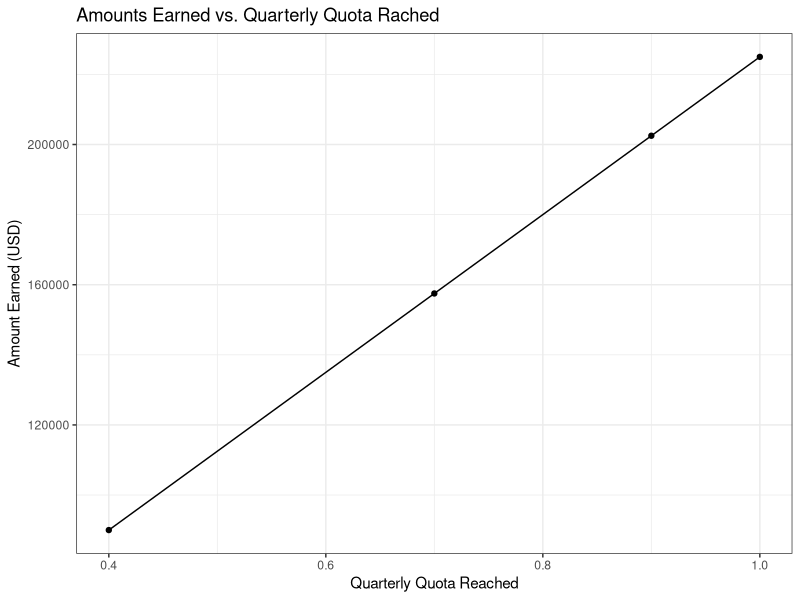
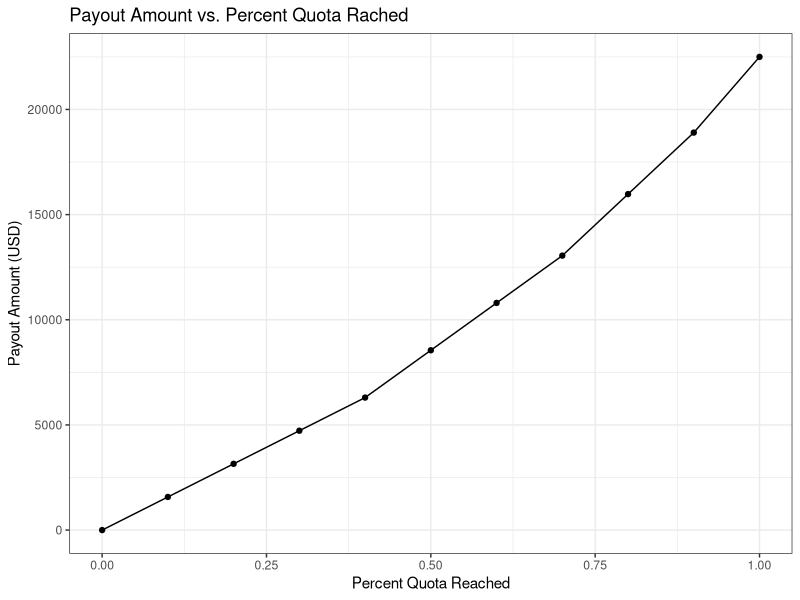

Generate these figures, in order, with R:
## ---- chunk 1
pct_quota = c(.40,.30,.20,.10)
all_quota = cumsum(pct_quota)
pct_earned = c(.07,.10,.13,.16)

q_earnings = 225000*pct_quota
q_payout = 225000*pct_quota*pct_earned

all_earnings = cumsum(q_earnings)
all_payout = cumsum(q_payout)

df <- data.frame(pct_quota,pct_earned,q_earnings,q_payout, 
                 all_quota, all_earnings, all_payout)
df
## ---- chunk 2
payout_earned <- function(frac){
  # this computes payout values
  if (frac <= .40) {
    amount <- 225000*frac*df$pct_earned[1]
  } else if (frac <= .70) {
    amount <- df$all_payout[1] + 225000*(frac-df$all_quota[1])*df$pct_earned[2]
  } else if (frac <= .90) {
    amount <- df$all_payout[2] + 225000*(frac-df$all_quota[2])*df$pct_earned[3]
  } else {
    amount <- df$all_payout[3] + 225000*(frac-df$all_quota[3])*df$pct_earned[4]
  }
}
## ---- chunk 3
pct_quotas = seq(0,1,0.1)
all_payouts = unlist(lapply(pct_quotas, payout_earned))

df2 <- data.frame(pct_quotas, all_payouts)
df2
## ---- chunk 4
library(ggplot2)
ggplot(data=df, aes(x=all_quota, y=all_earnings, group=1)) +
  geom_line()+
  geom_point()+
  labs(title="Amounts Earned vs. Quarterly Quota Rached",
       x="Quarterly Quota Reached", y = "Amount Earned (USD)")+
  theme_bw()
## ---- chunk 5
ggplot(data=df2, aes(x=pct_quotas, y=all_payouts, group=1)) +
  geom_line()+
  geom_point()+
  labs(title="Payout Amount vs. Percent Quota Rached",
       x="Percent Quota Reached", y = "Payout Amount (USD)")+
  theme_bw()
